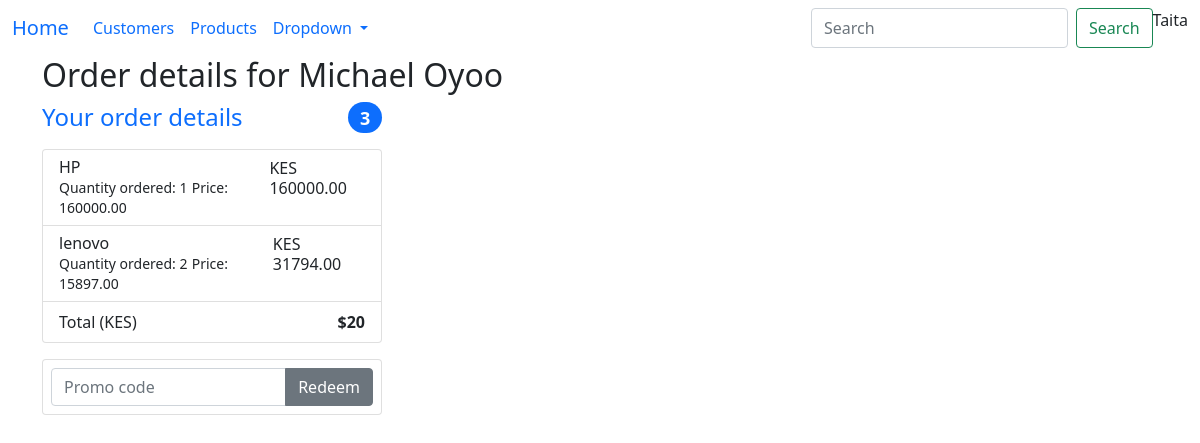
The page /order_details/3 (signed in) on the database its author committed.
### sales/models.py (models this page shows, shortened)
class Order(models.Model):
    customer = models.ForeignKey(Customer, on_delete=models.CASCADE)
    order_date = models.DateField()
    paid = models.BooleanField(default=False)
    delivered = models.BooleanField(default=False)

class Customer(models.Model):
    first_name = models.CharField(max_length=20)
    last_name = models.CharField(max_length=20)
    email = models.EmailField()
    phone = models.CharField(max_length=12)
    user = models.ForeignKey(User, on_delete=models.CASCADE)
    password = models.CharField(max_length=20)
    def __str__(self):
        return f'{self.first_name}'

class OrderDetail(models.Model):
    order = models.ForeignKey(Order, on_delete=models.CASCADE)
    product = models.ForeignKey(Product, on_delete=models.CASCADE)
    quantity = models.IntegerField()
    amount = models.DecimalField(decimal_places=2, max_digits=9)

class Product(models.Model):
    name = models.CharField(max_length=100)
    price = models.DecimalField(decimal_places=2, max_digits=9)
    in_stock = models.IntegerField()

### sales/views.py (the view)
# urls.py: path('order_details/<int:order_id>', order_details, name='order_details'),
@login_required
def order_details(request, order_id):
    selected_order = Order.objects.get(id=order_id)
    order_details = OrderDetail.objects.filter(order=selected_order)
    for detail in order_details:
        detail.amount = detail.quantity * detail.product.price
    context = {
        'order': selected_order,
        'order_details': order_details
    }
    return render(request, 'order_details.html', context)

### sales/templates/order_details.html
{% extends 'base.html' %} {% block main %}
<h2>Order details for {{order.customer}}</h2>
<div class="row g-5">
    <div class="col-md-5 col-lg-4 order-md-last">
        <h4 class="d-flex justify-content-between align-items-center mb-3">
            <span class="text-primary">Your order details</span>
            <span class="badge bg-primary rounded-pill">3</span>
        </h4>
        <ul class="list-group mb-3">
            {% for detail in order_details %}
            <li class="list-group-item d-flex justify-content-between lh-sm">
                <div>
                    <h6 class="my-0">{{detail.product.name}}</h6>
                    <small class="text-body-secondary"
                        >Quantity ordered: {{detail.quantity}}</small
                    >
                    <small class="text-body-secondary"
                        >Price: {{detail.product.price}}</small
                    >
                </div>
                <span class="text-body-secondary">KES {{detail.amount}}</span>
            </li>
            {% endfor %}
            <li class="list-group-item d-flex justify-content-between">
                <span>Total (KES)</span>
                <strong>$20</strong>
            </li>
        </ul>
        <form class="card p-2">
            <div class="input-group">
                <input
                    type="text"
                    class="form-control"
                    placeholder="Promo code"
                />
                <button type="submit" class="btn btn-secondary">Redeem</button>
            </div>
        </form>
    </div>
</div>
{% endblock %}

### sales/templates/base.html (shortened to what this page needs)
<!DOCTYPE html>
<html lang="en">
<head>
    <link href="https://cdn.jsdelivr.net/npm/bootstrap@5.0.2/dist/css/bootstrap.min.css" rel="stylesheet">
</head>
<body>
<nav class="navbar navbar-expand-lg bg-body-tertiary">
  <div class="container-fluid">
    <a class="navbar-brand" href="/">Home</a>
    <div class="collapse navbar-collapse" id="navbarSupportedContent">
      <ul class="navbar-nav me-auto mb-2 mb-lg-0">
        <li class="nav-item">
          <a class="nav-link active" aria-current="page" href="/customers">Customers</a>
        </li>
        <li class="nav-item">
          <a class="nav-link" href="/products">Products</a>
        </li>
        <li class="nav-item dropdown">
          <a class="nav-link dropdown-toggle" href="#" role="button" data-bs-toggle="dropdown" aria-expanded="false">
            Dropdown
          </a>
        </li>
        <li class="nav-item">
          <a class="nav-link disabled" aria-disabled="true"></a>
        </li>
      </ul>
      <form class="d-flex" role="search">
        <input class="form-control me-2" type="search" placeholder="Search" aria-label="Search">
        <button class="btn btn-outline-success" type="submit">Search</button>
        <div class="d-flex" m1>{% if user.is_authenticated%}
        <p> {{user.first_name}} </p>
        {% else %}
        <a href="login_page" class=" btn btn-success">Login</a>
        {% endif %}
        </div>
      </form>
    </div>
  </div>
</nav>
<div class="container">
  {% block main %} {% endblock %}
</div>
</body>
</html>

### rows shown on the page
Order: customer "Michael Oyoo"
OrderDetail: product.name "HP", quantity "1", product.price "160000.00", amount "160000.00"
OrderDetail: product.name "lenovo", quantity "2", product.price "15897.00", amount "31794.00"

### other values the page prints
{{ user.first_name }} "Taita"
